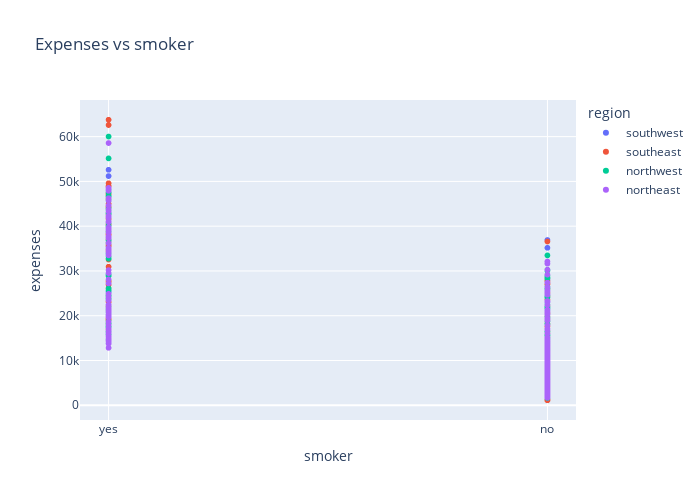

Here is the notebook cell this chart was saved with:
### Markdown cell above
Here, we see that the medical expense of northeast is the most among all the other regions.

### Code cell
# medical expense vs smoker
fig = px.scatter(df, x="smoker", y="expenses", color="region", width=700, height=500, title="Expenses vs smoker")
fig.show()

### Figure 1 — Plotly figure (JSON) as saved in the notebook; plotly's stock layout.template omitted (floating-point values rounded to 4 significant figures; data arrays with more than 128 entries replaced by an {"elided": "..."} marker saying what was removed)
{"data": [{"hovertemplate": "region=southwest<br>smoker=%{x}<br>expenses=%{y}<extra></extra>", "legendgroup": "southwest", "marker": {"color": "#636efa", "symbol": "circle"}, "mode": "markers", "name": "southwest", "showlegend": true, "type": "scattergl", "x": {"elided": "325 str values"}, "xaxis": "x", "y": {"elided": "325 float values"}, "yaxis": "y"}, {"hovertemplate": "region=southeast<br>smoker=%{x}<br>expenses=%{y}<extra></extra>", "legendgroup": "southeast", "marker": {"color": "#EF553B", "symbol": "circle"}, "mode": "markers", "name": "southeast", "showlegend": true, "type": "scattergl", "x": {"elided": "364 str values"}, "xaxis": "x", "y": {"elided": "364 float values"}, "yaxis": "y"}, {"hovertemplate": "region=northwest<br>smoker=%{x}<br>expenses=%{y}<extra></extra>", "legendgroup": "northwest", "marker": {"color": "#00cc96", "symbol": "circle"}, "mode": "markers", "name": "northwest", "showlegend": true, "type": "scattergl", "x": {"elided": "325 str values"}, "xaxis": "x", "y": {"elided": "325 float values"}, "yaxis": "y"}, {"hovertemplate": "region=northeast<br>smoker=%{x}<br>expenses=%{y}<extra></extra>", "legendgroup": "northeast", "marker": {"color": "#ab63fa", "symbol": "circle"}, "mode": "markers", "name": "northeast", "showlegend": true, "type": "scattergl", "x": {"elided": "324 str values"}, "xaxis": "x", "y": {"elided": "324 float values"}, "yaxis": "y"}], "layout": {"height": 500, "legend": {"title": {"text": "region"}, "tracegroupgap": 0}, "title": {"text": "Expenses vs smoker"}, "width": 700, "xaxis": {"anchor": "y", "autorange": true, "domain": [0, 1], "range": [-0.06507, 1.065], "title": {"text": "smoker"}, "type": "category"}, "yaxis": {"anchor": "x", "autorange": true, "domain": [0, 1], "range": [-3289.0, 68180.0], "title": {"text": "expenses"}, "type": "linear"}}}
